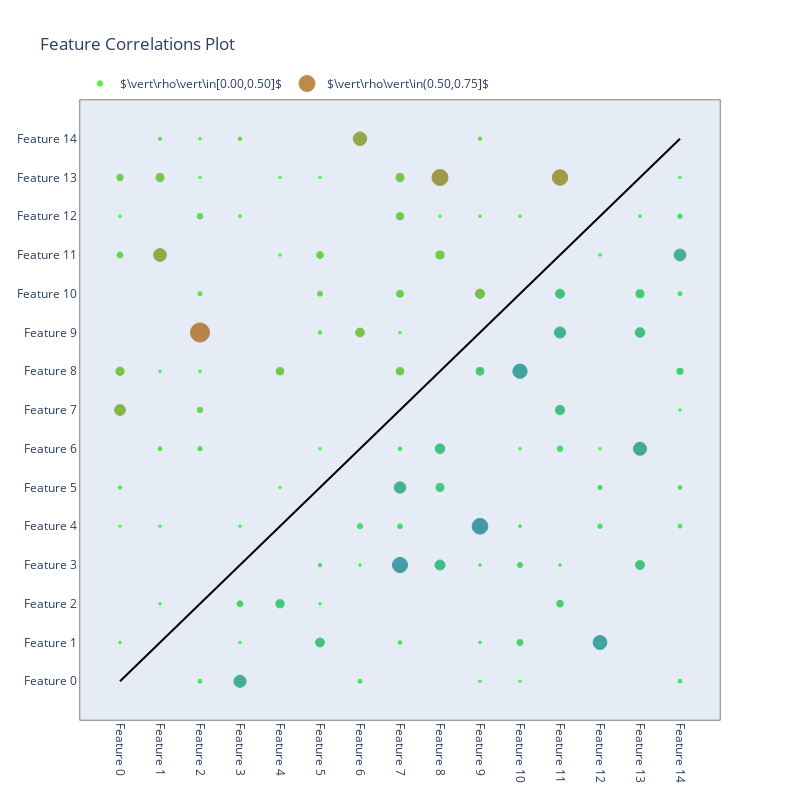

The code cell stored with this chart in its notebook:
### Code cell
''' generate random (n,p) data with random correlations & standard deviations'''
np.random.seed(12111906)
n = 200; p = 15; q = int(p*(p+1)/2-p)
# first make a correlation matrix with random correlations
vals = np.random.randint(low=-100, high=101, size=q)/100
r = np.zeros((p,p),dtype=float)  # create the square matrix
r[np.triu_indices(p,1)] = vals   # put correlations on upper triangle
r = r + r.T + np.eye(p)
# now make a covariance matrix with random standard deviations
d = np.diag(np.random.randint(low=1, high=100, size=p)/10)
sigma = np.matmul(np.matmul(d,r),d)

# simulate data
data = pd.DataFrame(data=np.random.multivariate_normal(mean=[0]*p, cov=sigma, size=n), columns=['Feature %d'%i for i in range(p)])
corrs = data.corr()
display(corrs)

# visualize
plyoff.iplot(CorrelationsPlot(corrs, trcLims=(0,0.5,0.75,0.9,1.0), tweaks=(30,800,800,1.05)))

### Figure 1 — Plotly figure (JSON) as saved in the notebook; plotly's stock layout.template omitted (floating-point values rounded to 4 significant figures)
{"data": [{"hoverinfo": "skip", "line": {"color": "black"}, "mode": "lines", "showlegend": false, "type": "scatter", "x": [0, 1, 2, 3, 4, 5, 6, 7, 8, 9, 10, 11, 12, 13, 14], "y": [0, 1, 2, 3, 4, 5, 6, 7, 8, 9, 10, 11, 12, 13, 14]}, {"hoverinfo": "x+y+text", "marker": {"color": ["rgb(20,232,0)", "rgb(0,255,0)", "rgb(25,227,0)", "rgb(92,161,0)", "rgb(69,184,0)", "rgb(48,204,0)", "rgb(3,250,0)", "rgb(54,199,0)", "rgb(10,242,0)", "rgb(3,250,0)", "rgb(33,219,0)", "rgb(5,247,0)", "rgb(107,145,0)", "rgb(66,186,0)", "rgb(25,227,0)", "rgb(0,222,33)", "rgb(36,217,0)", "rgb(43,209,0)", "rgb(0,252,0)", "rgb(33,219,0)", "rgb(46,207,0)", "rgb(3,250,0)", "rgb(3,250,0)", "rgb(0,150,105)", "rgb(0,245,10)", "rgb(0,204,51)", "rgb(5,247,0)", "rgb(23,230,0)", "rgb(31,222,0)", "rgb(0,184,71)", "rgb(0,255,0)", "rgb(64,189,0)", "rgb(10,242,0)", "rgb(5,247,0)", "rgb(0,179,76)", "rgb(0,250,5)", "rgb(0,224,31)", "rgb(3,250,0)", "rgb(25,227,0)", "rgb(41,212,0)", "rgb(56,196,0)", "rgb(8,245,0)", "rgb(0,222,33)", "rgb(0,247,8)", "rgb(0,209,46)", "rgb(74,179,0)", "rgb(115,138,0)", "rgb(0,224,31)", "rgb(0,214,41)", "rgb(0,156,99)", "rgb(0,224,31)", "rgb(64,189,0)", "rgb(3,250,0)", "rgb(59,194,0)", "rgb(61,191,0)", "rgb(66,186,0)", "rgb(0,168,87)", "rgb(0,186,69)", "rgb(0,173,82)", "rgb(66,186,0)", "rgb(0,255,0)", "rgb(0,240,15)", "rgb(0,232,23)", "rgb(0,237,18)", "rgb(0,186,69)", "rgb(79,173,0)", "rgb(20,232,0)", "rgb(28,224,0)", "rgb(0,250,5)", "rgb(0,204,51)", "rgb(0,212,43)", "rgb(0,230,25)", "rgb(0,245,10)", "rgb(0,133,122)", "rgb(13,240,0)", "rgb(0,196,59)", "rgb(0,237,18)", "rgb(0,209,46)", "rgb(0,173,82)", "rgb(0,158,97)", "rgb(0,176,79)", "rgb(0,135,120)", "rgb(0,217,38)", "rgb(0,217,38)", "rgb(0,250,5)", "rgb(0,232,23)", "rgb(0,179,76)", "rgb(0,143,112)", "rgb(0,173,82)", "rgb(0,186,69)", "rgb(0,232,23)", "rgb(0,222,33)", "rgb(0,222,33)", "rgb(0,222,33)", "rgb(0,250,5)", "rgb(0,199,56)", "rgb(0,219,36)", "rgb(0,153,102)", "rgb(0,217,38)", "rgb(0,240,15)"], "line": {"color": ["rgb(20,232,0)", "rgb(0,255,0)", "rgb(25,227,0)", "rgb(92,161,0)", "rgb(69,184,0)", "rgb(48,204,0)", "rgb(3,250,0)", "rgb(54,199,0)", "rgb(10,242,0)", "rgb(3,250,0)", "rgb(33,219,0)", "rgb(5,247,0)", "rgb(107,145,0)", "rgb(66,186,0)", "rgb(25,227,0)", "rgb(0,222,33)", "rgb(36,217,0)", "rgb(43,209,0)", "rgb(0,252,0)", "rgb(33,219,0)", "rgb(46,207,0)", "rgb(3,250,0)", "rgb(3,250,0)", "rgb(0,150,105)", "rgb(0,245,10)", "rgb(0,204,51)", "rgb(5,247,0)", "rgb(23,230,0)", "rgb(31,222,0)", "rgb(0,184,71)", "rgb(0,255,0)", "rgb(64,189,0)", "rgb(10,242,0)", "rgb(5,247,0)", "rgb(0,179,76)", "rgb(0,250,5)", "rgb(0,224,31)", "rgb(3,250,0)", "rgb(25,227,0)", "rgb(41,212,0)", "rgb(56,196,0)", "rgb(8,245,0)", "rgb(0,222,33)", "rgb(0,247,8)", "rgb(0,209,46)", "rgb(74,179,0)", "rgb(115,138,0)", "rgb(0,224,31)", "rgb(0,214,41)", "rgb(0,156,99)", "rgb(0,224,31)", "rgb(64,189,0)", "rgb(3,250,0)", "rgb(59,194,0)", "rgb(61,191,0)", "rgb(66,186,0)", "rgb(0,168,87)", "rgb(0,186,69)", "rgb(0,173,82)", "rgb(66,186,0)", "rgb(0,255,0)", "rgb(0,240,15)", "rgb(0,232,23)", "rgb(0,237,18)", "rgb(0,186,69)", "rgb(79,173,0)", "rgb(20,232,0)", "rgb(28,224,0)", "rgb(0,250,5)", "rgb(0,204,51)", "rgb(0,212,43)", "rgb(0,230,25)", "rgb(0,245,10)", "rgb(0,133,122)", "rgb(13,240,0)", "rgb(0,196,59)", "rgb(0,237,18)", "rgb(0,209,46)", "rgb(0,173,82)", "rgb(0,158,97)", "rgb(0,176,79)", "rgb(0,135,120)", "rgb(0,217,38)", "rgb(0,217,38)", "rgb(0,250,5)", "rgb(0,232,23)", "rgb(0,179,76)", "rgb(0,143,112)", "rgb(0,173,82)", "rgb(0,186,69)", "rgb(0,232,23)", "rgb(0,222,33)", "rgb(0,222,33)", "rgb(0,222,33)", "rgb(0,250,5)", "rgb(0,199,56)", "rgb(0,219,36)", "rgb(0,153,102)", "rgb(0,217,38)", "rgb(0,240,15)"]}, "size": [2.7, 2.7, 3.305, 10.9, 8.345, 5.862, 2.7, 6.497, 2.7, 2.7, 4.132, 2.7, 12.82, 8.069, 3.234, 3.97, 4.529, 5.433, 2.7, 4.177, 5.64, 2.7, 2.7, 12.22, 2.7, 5.967, 2.7, 2.945, 3.736, 8.226, 2.7, 7.677, 2.7, 2.7, 8.864, 2.7, 3.598, 2.7, 3.341, 4.959, 6.794, 2.7, 3.998, 2.7, 5.285, 8.821, 13.59, 3.677, 4.759, 11.56, 3.621, 7.717, 2.7, 7.116, 7.503, 8.092, 10.01, 8.04, 9.644, 8.137, 2.7, 2.7, 2.7, 2.7, 7.928, 9.36, 2.7, 3.648, 2.7, 5.943, 5.099, 2.828, 2.7, 14.29, 2.7, 6.718, 2.7, 5.49, 9.38, 11.18, 9.142, 13.87, 4.576, 4.326, 2.7, 2.702, 8.987, 13.11, 9.597, 8.163, 2.761, 3.868, 3.798, 3.796, 2.7, 6.502, 4.215, 11.82, 4.56, 2.7]}, "mode": "markers", "name": "$\\vert\\rho\\vert\\in[0.00,0.50]$", "text": ["0.0863", "0.0014", "0.1102", "0.3633", "0.2782", "0.1954", "0.0217", "0.2166", "0.0469", "0.0201", "0.1377", "0.0281", "0.4274", "0.2690", "0.1078", "-0.1323", "0.1510", "0.1811", "0.0084", "0.1392", "0.1880", "0.0241", "0.0229", "-0.4075", "-0.0428", "-0.1989", "0.0324", "0.0982", "0.1245", "-0.2742", "0.0013", "0.2559", "0.0452", "0.0273", "-0.2955", "-0.0227", "-0.1199", "0.0200", "0.1114", "0.1653", "0.2265", "0.0439", "-0.1333", "-0.0312", "-0.1762", "0.2940", "0.4528", "-0.1226", "-0.1586", "-0.3852", "-0.1207", "0.2572", "0.0226", "0.2372", "0.2501", "0.2697", "-0.3337", "-0.2680", "-0.3215", "0.2712", "0.0023", "-0.0635", "-0.0860", "-0.0683", "-0.2643", "0.3120", "0.0889", "0.1216", "-0.0180", "-0.1981", "-0.1700", "-0.0943", "-0.0349", "-0.4763", "0.0604", "-0.2239", "-0.0711", "-0.1830", "-0.3127", "-0.3727", "-0.3047", "-0.4625", "-0.1525", "-0.1442", "-0.0173", "-0.0901", "-0.2996", "-0.4369", "-0.3199", "-0.2721", "-0.0920", "-0.1289", "-0.1266", "-0.1265", "-0.0239", "-0.2167", "-0.1405", "-0.3941", "-0.1520", "-0.0578"], "type": "scatter", "x": [0, 0, 0, 0, 0, 0, 0, 0, 1, 1, 1, 1, 1, 1, 1, 2, 2, 2, 2, 2, 2, 2, 2, 3, 3, 3, 3, 3, 3, 4, 4, 4, 4, 4, 5, 5, 5, 5, 5, 5, 5, 5, 6, 6, 6, 6, 6, 7, 7, 7, 7, 7, 7, 7, 7, 7, 8, 8, 8, 8, 8, 9, 9, 9, 9, 9, 9, 9, 10, 10, 10, 10, 10, 10, 10, 11, 11, 11, 11, 11, 11, 12, 12, 12, 12, 12, 13, 13, 13, 13, 13, 14, 14, 14, 14, 14, 14, 14, 14, 14], "y": [1, 4, 5, 7, 8, 11, 12, 13, 2, 4, 6, 8, 11, 13, 14, 0, 6, 7, 8, 10, 12, 13, 14, 0, 1, 2, 4, 12, 14, 2, 5, 8, 11, 13, 1, 2, 3, 6, 9, 10, 11, 13, 0, 3, 4, 9, 14, 1, 4, 5, 6, 8, 9, 10, 12, 13, 3, 5, 6, 11, 12, 0, 1, 3, 8, 10, 12, 14, 0, 1, 3, 4, 6, 8, 12, 2, 3, 6, 7, 9, 10, 1, 4, 5, 6, 11, 3, 6, 9, 10, 12, 0, 4, 5, 7, 8, 10, 11, 12, 13]}, {"hoverinfo": "x+y+text", "marker": {"color": ["rgb(163,89,0)", "rgb(0,125,130)", "rgb(135,117,0)", "rgb(0,120,135)", "rgb(130,122,0)"], "line": {"color": ["rgb(163,89,0)", "rgb(0,125,130)", "rgb(135,117,0)", "rgb(0,120,135)", "rgb(130,122,0)"]}, "size": [19.17, 15.2, 16.04, 15.72, 15.51]}, "mode": "markers", "name": "$\\vert\\rho\\vert\\in(0.50,0.75]$", "text": ["0.6389", "-0.5068", "0.5348", "-0.5242", "0.5171"], "type": "scatter", "x": [2, 7, 8, 9, 11], "y": [9, 3, 13, 4, 13]}, {"hoverinfo": "x+y+text", "marker": {"color": [], "line": {"color": []}, "size": []}, "mode": "markers", "name": "$\\vert\\rho\\vert\\in(0.75,0.90]$", "text": [], "type": "scatter", "x": [], "y": []}, {"hoverinfo": "x+y+text", "marker": {"color": [], "line": {"color": []}, "size": []}, "mode": "markers", "name": "$\\vert\\rho\\vert\\in(0.90,1.00]$", "text": [], "type": "scatter", "x": [], "y": []}], "layout": {"height": 800, "legend": {"orientation": "h", "x": 0, "y": 1.05}, "title": {"text": "Feature Correlations Plot"}, "width": 800, "xaxis": {"linecolor": "black", "linewidth": 0.5, "mirror": true, "range": [-1, 15], "showgrid": false, "tickangle": 90, "ticklen": 1, "ticktext": ["Feature 0", "Feature 1", "Feature 2", "Feature 3", "Feature 4", "Feature 5", "Feature 6", "Feature 7", "Feature 8", "Feature 9", "Feature 10", "Feature 11", "Feature 12", "Feature 13", "Feature 14"], "tickvals": [0, 1, 2, 3, 4, 5, 6, 7, 8, 9, 10, 11, 12, 13, 14], "type": "linear", "zeroline": false}, "yaxis": {"linecolor": "black", "linewidth": 0.5, "mirror": true, "range": [-1, 15], "showgrid": false, "ticklen": 1, "ticktext": ["Feature 0", "Feature 1", "Feature 2", "Feature 3", "Feature 4", "Feature 5", "Feature 6", "Feature 7", "Feature 8", "Feature 9", "Feature 10", "Feature 11", "Feature 12", "Feature 13", "Feature 14"], "tickvals": [0, 1, 2, 3, 4, 5, 6, 7, 8, 9, 10, 11, 12, 13, 14], "type": "linear", "zeroline": false}}}
